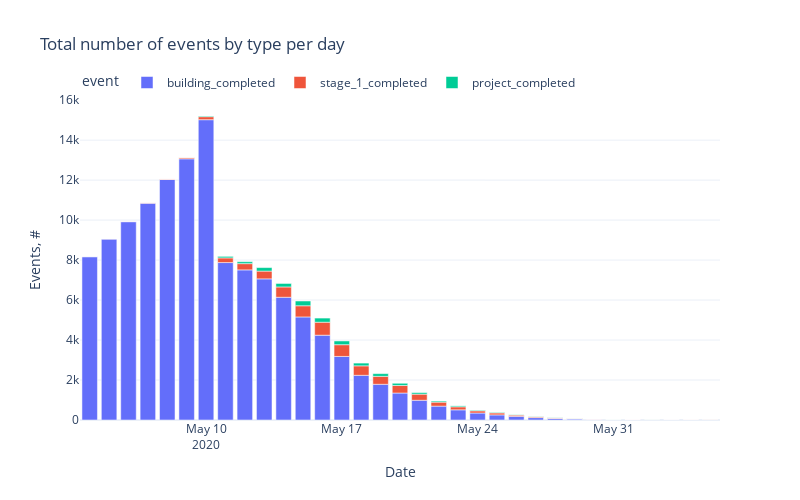

Notebook code cell kept with this figure:
### Markdown cell above
### Анализ количества событий

Следующим шагом посмотрим, как пользователи вели себя в игре.

### Code cell
print(
    'Total number of events: ',
    df_actions.event.count(),
    '\n',
    'Average number of events per unique user: ',
    round(df_actions.event.count() / df_actions.user_id.nunique(), 2),
    sep='',
)

df_temp = (
    pd.pivot_table(
        data=df_actions, index=['event_day', 'event'], values='user_id', aggfunc='count'
    )
    .reset_index()
    .set_axis(['day_event', 'event', 'event_count'], axis=1)
    .rename_axis('index', axis=1)
    .assign(
        event_per = lambda df: round(100 * df.event_count / df.event_count.iloc[-1], 1),
        sort_key = lambda df: df.event == 'All',
    )
    .sort_values(['sort_key', 'event_per'], ascending=[True, False])
    .drop('sort_key', axis=1)
)

fig = px.bar(
    df_temp,
    x='day_event',
    y='event_count',
    color='event',
    title='Total number of events by type per day',
    labels=dict(event_count='Events, #', day_event='Date'),
    width=FIG_WIDTH * 100,
    height=FIG_HEIGHT * 100,
    template='plotly_white',
)
fig.update_layout(
    legend=dict(orientation='h', yanchor='top', y=1.1, x=0), hovermode='x unified'
)
fig.show()

### Figure 1 — Plotly figure (JSON) as saved in the notebook; plotly's stock layout.template omitted (floating-point values rounded to 4 significant figures)
{"data": [{"alignmentgroup": "True", "hovertemplate": "event=building_completed<br>Date=%{x}<br>Events, #=%{y}<extra></extra>", "legendgroup": "building_completed", "marker": {"color": "#636efa", "pattern": {"shape": ""}}, "name": "building_completed", "offsetgroup": "building_completed", "orientation": "v", "showlegend": true, "textposition": "auto", "type": "bar", "x": ["2020-05-10T00:00:00", "2020-05-09T00:00:00", "2020-05-08T00:00:00", "2020-05-07T00:00:00", "2020-05-06T00:00:00", "2020-05-05T00:00:00", "2020-05-04T00:00:00", "2020-05-11T00:00:00", "2020-05-12T00:00:00", "2020-05-13T00:00:00", "2020-05-14T00:00:00", "2020-05-15T00:00:00", "2020-05-16T00:00:00", "2020-05-17T00:00:00", "2020-05-18T00:00:00", "2020-05-19T00:00:00", "2020-05-20T00:00:00", "2020-05-21T00:00:00", "2020-05-22T00:00:00", "2020-05-23T00:00:00", "2020-05-24T00:00:00", "2020-05-25T00:00:00", "2020-05-26T00:00:00", "2020-05-27T00:00:00", "2020-05-28T00:00:00", "2020-05-29T00:00:00", "2020-05-30T00:00:00", "2020-05-31T00:00:00", "2020-06-01T00:00:00", "2020-06-03T00:00:00", "2020-06-02T00:00:00", "2020-06-04T00:00:00", "2020-06-05T00:00:00"], "xaxis": "x", "y": [15022, 13066, 12030, 10847, 9921, 9052, 8170, 7876, 7509, 7060, 6140, 5155, 4243, 3180, 2236, 1787, 1349, 988, 695, 509, 349, 255, 184, 120, 81, 49, 33, 19, 12, 7, 6, 4, 2], "yaxis": "y"}, {"alignmentgroup": "True", "hovertemplate": "event=stage_1_completed<br>Date=%{x}<br>Events, #=%{y}<extra></extra>", "legendgroup": "stage_1_completed", "marker": {"color": "#EF553B", "pattern": {"shape": ""}}, "name": "stage_1_completed", "offsetgroup": "stage_1_completed", "orientation": "v", "showlegend": true, "textposition": "auto", "type": "bar", "x": ["2020-05-16T00:00:00", "2020-05-17T00:00:00", "2020-05-15T00:00:00", "2020-05-14T00:00:00", "2020-05-18T00:00:00", "2020-05-19T00:00:00", "2020-05-13T00:00:00", "2020-05-20T00:00:00", "2020-05-12T00:00:00", "2020-05-21T00:00:00", "2020-05-11T00:00:00", "2020-05-22T00:00:00", "2020-05-10T00:00:00", "2020-05-23T00:00:00", "2020-05-24T00:00:00", "2020-05-25T00:00:00", "2020-05-26T00:00:00", "2020-05-09T00:00:00", "2020-05-27T00:00:00", "2020-05-08T00:00:00", "2020-05-28T00:00:00", "2020-05-29T00:00:00", "2020-05-07T00:00:00", "2020-05-30T00:00:00", "2020-06-01T00:00:00", "2020-05-31T00:00:00", "2020-06-02T00:00:00", "2020-06-04T00:00:00", "2020-05-06T00:00:00", "2020-05-05T00:00:00", "2020-06-03T00:00:00", "2020-06-05T00:00:00", "2020-05-04T00:00:00"], "xaxis": "x", "y": [649, 587, 560, 516, 473, 397, 389, 379, 313, 305, 233, 199, 151, 151, 111, 100, 63, 60, 45, 28, 26, 24, 11, 10, 7, 6, 5, 5, 4, 3, 3, 3, 1], "yaxis": "y"}, {"alignmentgroup": "True", "hovertemplate": "event=project_completed<br>Date=%{x}<br>Events, #=%{y}<extra></extra>", "legendgroup": "project_completed", "marker": {"color": "#00cc96", "pattern": {"shape": ""}}, "name": "project_completed", "offsetgroup": "project_completed", "orientation": "v", "showlegend": true, "textposition": "auto", "type": "bar", "x": ["2020-05-15T00:00:00", "2020-05-16T00:00:00", "2020-05-17T00:00:00", "2020-05-13T00:00:00", "2020-05-14T00:00:00", "2020-05-18T00:00:00", "2020-05-19T00:00:00", "2020-05-20T00:00:00", "2020-05-12T00:00:00", "2020-05-21T00:00:00", "2020-05-11T00:00:00", "2020-05-22T00:00:00", "2020-05-23T00:00:00", "2020-05-10T00:00:00", "2020-05-24T00:00:00", "2020-05-25T00:00:00", "2020-05-26T00:00:00", "2020-05-27T00:00:00", "2020-05-28T00:00:00", "2020-05-29T00:00:00", "2020-05-31T00:00:00", "2020-06-02T00:00:00", "2020-05-09T00:00:00", "2020-05-08T00:00:00", "2020-05-30T00:00:00", "2020-06-01T00:00:00", "2020-06-03T00:00:00", "2020-06-04T00:00:00"], "xaxis": "x", "y": [237, 207, 188, 175, 174, 138, 135, 109, 96, 77, 76, 52, 47, 34, 31, 27, 15, 15, 11, 6, 4, 4, 3, 1, 1, 1, 1, 1], "yaxis": "y"}], "layout": {"barmode": "relative", "height": 500, "hovermode": "x unified", "legend": {"orientation": "h", "title": {"text": "event"}, "tracegroupgap": 0, "x": 0, "y": 1.1, "yanchor": "top"}, "title": {"text": "Total number of events by type per day"}, "width": 800, "xaxis": {"anchor": "y", "domain": [0, 1], "title": {"text": "Date"}}, "yaxis": {"anchor": "x", "domain": [0, 1], "title": {"text": "Events, #"}}}}
